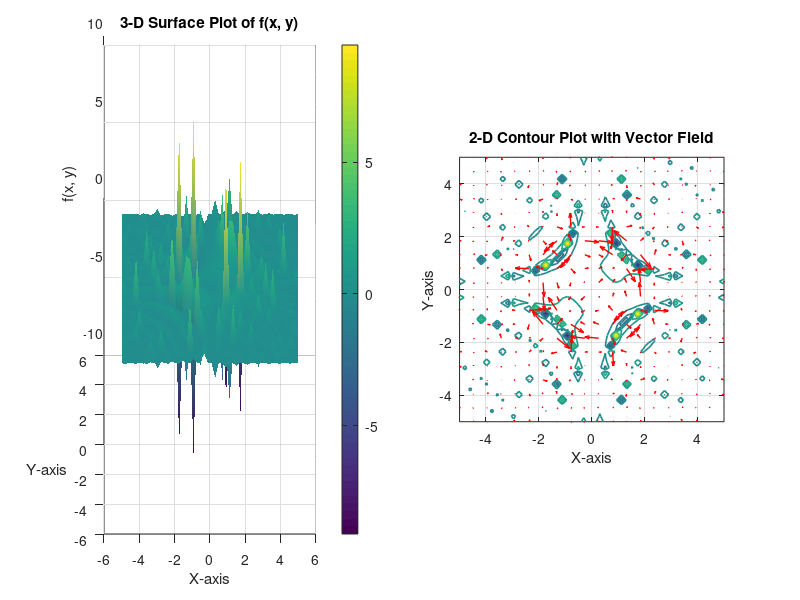

MATLAB code for this plot:
fprintf('--- 7.3 Experiment 3: 3-D Plotting and Complex Function Visualization ---\n');

%% Task 1: Plot a Complex 3-D Mathematical Function
fprintf('Task 1: Generating the complex 3-D mathematical function for x, y in [-5, 5]...\n');
% Create the grid for x and y. Using a density of 50 for a smooth surface.
[surfX, surfY] = meshgrid(linspace(-5, 5, 50));

% Complex function utilizing strict element-wise operations (.*, ./, .^)
surfTerm1 = sin(surfX.^2 + surfY.^2) .* exp(-(surfX.^2 + surfY.^2));
surfTerm2 = tan(surfX .* surfY) ./ (surfX.^2 + surfY.^2 + 1);
surfTerm3 = log(surfX.^2 + surfY.^2 + 1) ./ (surfX.^2 + 2.*surfY.^2 + 3);
surfValues = surfTerm1 + surfTerm2 + surfTerm3;

% Calculate the gradient for the vector field (needed for Task 3)
% Using fewer points for the quiver plot so the arrows don't overcrowd the graph
[arrowX, arrowY] = meshgrid(linspace(-5, 5, 20));
arrowTerm1 = sin(arrowX.^2 + arrowY.^2) .* exp(-(arrowX.^2 + arrowY.^2));
arrowTerm2 = tan(arrowX .* arrowY) ./ (arrowX.^2 + arrowY.^2 + 1);
arrowTerm3 = log(arrowX.^2 + arrowY.^2 + 1) ./ (arrowX.^2 + 2.*arrowY.^2 + 3);
arrowValues = arrowTerm1 + arrowTerm2 + arrowTerm3;
[gradX, gradY] = gradient(arrowValues);

%% Task 4: Multiple 3-D Subplots (Setup)
fprintf('Task 4: Initializing figure with two subplots...\n');
figHandle = figure('Name', 'Experiment 3: 3-D Plotting', 'Position', [100, 100, 1200, 500]);

%% Task 2: 3-D Surface Plot
fprintf('Task 2: Generating 3-D Surface Plot...\n');
subplot(1, 2, 1);
surf(surfX, surfY, surfValues);
title('3-D Surface Plot of f(x, y)');
xlabel('X-axis');
ylabel('Y-axis');
zlabel('f(x, y)');
colorbar;
shading interp; % Smooths the color gradient across the surface

%% Task 3: Contour Plot and Vector Field
fprintf('Task 3: Generating Contour Plot and Vector Field overlay...\n');
subplot(1, 2, 2);
contour(surfX, surfY, surfValues, 20, 'LineWidth', 1.2); % 20 contour levels
hold on;
% Overlay vector field using the lower-density grid
quiver(arrowX, arrowY, gradX, gradY, 'r', 'LineWidth', 1);
hold off;
title('2-D Contour Plot with Vector Field');
xlabel('X-axis');
ylabel('Y-axis');
axis equal; % Ensures the spatial proportions are correct
grid on;

%% Task 5: Animate the 3-D Surface Plot
fprintf('Task 5: Animating the 3-D surface plot through rotation...\n');
subplot(1, 2, 1); % Bring focus back to the surface plot subplot
% Rotate the azimuth angle from 0 to 360 degrees
for azimuth = 0:5:360
    view(azimuth, 30); % Azimuth changes, elevation locked at 30 degrees
    drawnow;           % Force MATLAB to draw the update
    pause(0.05);       % Control animation speed
end

%% Task 6: Save the 3-D Graphs
fprintf('Task 6: Saving the final figure as a high-resolution image...\n');
% Save the entire figure containing both subplots
saveas(gcf, 'experiment3_complex_3d_plot.png');
fprintf('Success! Graph saved in your current directory as "experiment3_complex_3d_plot.png".\n\n');
